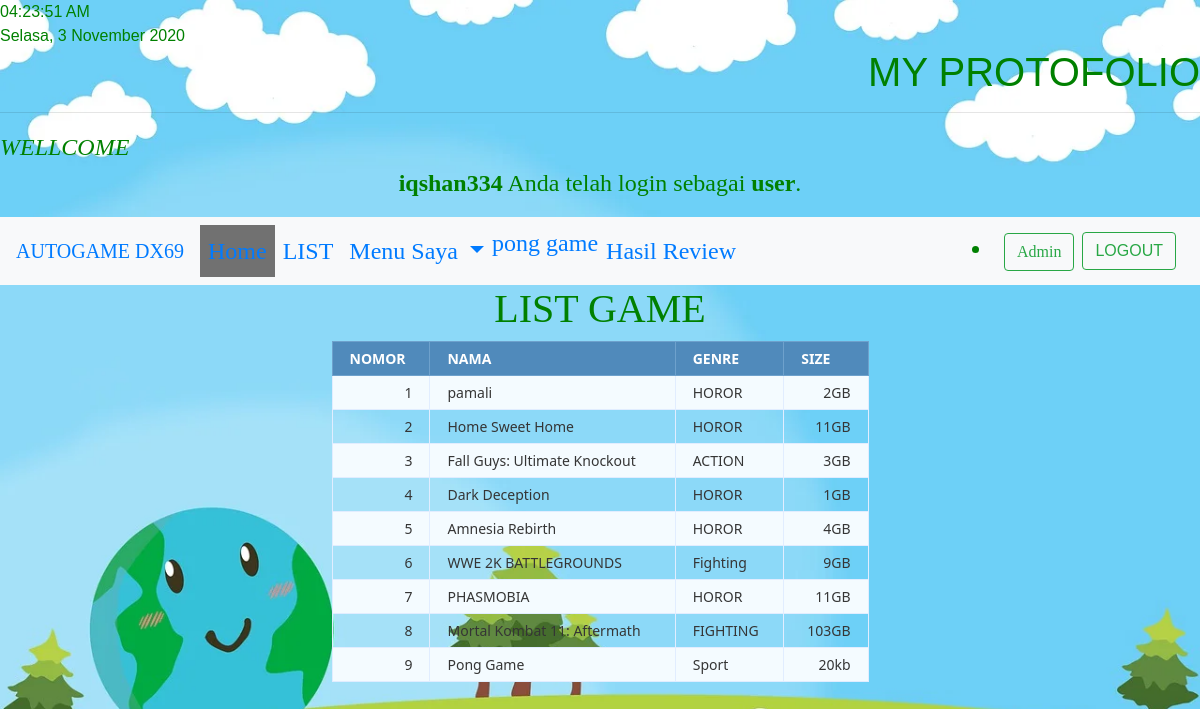
/uts/list.php (signed in), run on the app's committed database.
### tables this page shows
CREATE TABLE `list` (
  `nomor` int(11) NOT NULL,
  `nama` varchar(250) NOT NULL,
  `genre` varchar(250) NOT NULL,
  `size` varchar(250) NOT NULL
);

### uts/list.php (the view, shortened to what this page needs)
<?php
$db_host = 'localhost';
$db_user = 'root';
$db_pass = '';
$db_name = 'user_level';
$conn = mysqli_connect($db_host, $db_user, $db_pass, $db_name);
$sql = 'SELECT *
    FROM list';
$query = mysqli_query($conn, $sql);
?>
<html>
<head>
</head>
<body>
<!DOCTYPE html>
<html>
<head>
  <link rel="stylesheet" href="https://maxcdn.bootstrapcdn.com/bootstrap/4.3.1/css/bootstrap.min.css">
</head>
<body>
<font face=arial size=3 color=green>
  <div id="clock"></div>
<h1 class="right">MY Protofolio</h1>
</font>
  <hr>
  <font face=arial size=3 color=green>
      <font face=calibri size=5>
<i><marquee scrollamount=15>WELLCOME</marquee></i>
</head>
</head>
<body>
  <center>
 <b><?php echo $_SESSION['username']; ?></b> Anda telah login sebagai <b><?php echo $_SESSION['level']; ?></b>.</p></center>
<nav class="navbar navbar-expand-lg navbar-drack bg-light" >
    <a class="navbar-brand" href="https://www.youtube.com/channel/UCEfdKbD-NnCbehXOe3np-7w">AUTOGAME DX69</a>
    <div class="collapse navbar-collapse" id="navbarSupportedContent">
      <ul class="navbar-nav mr-auto">
        <li class="nav-item active">
          <a class="nav-link" href="halaman_user.php">Home <span class="sr-only">(current)</span></a>
        </li>
        <li class="nav-item">
          <a class="nav-link" href="list.php">LIST</a>
        <li class="nav-item dropdown">
          <a class="nav-link dropdown-toggle" href="#" id="navbarDropdown" role="button" data-toggle="dropdown" aria-haspopup="true" aria-expanded="false">
            Menu Saya
          </a>
        </li>
        <li class="nav-item">
          <a class="ndropdown-item" href="tetris.php" tabindex="-1" aria-disabled="false">pong game</a>
        </li>
              <li class="nav-item">
          <a class="nav-link" href="hasil.php">Hasil Review</a>
        </li>
      </ul>
          <li class="nav-item">
          <a href="halaman_admin.php"class="btn btn-outline-success mr-2">Admin</a>
        </li>
      <font face=arial size=3 color=green>
  <a href="logout.php"class="btn btn-outline-success mr-2">LOGOUT</a>
    </div>
 </font>
  <h1>list game</h1>
  <table class="data-table">
    <thead>
      <tr>
        <th>nomor</th>
        <th>nama</th>
        <th>genre</th>
        <th>size</th>
      </tr>
    </thead>
    <tbody>
    <?php
    while ($row = mysqli_fetch_array($query))
    {
      echo '<tr>
         <td>'.$row['nomor'].'</td>
          <td>'.$row['nama'].'</td>
          <td>'.$row['genre'].'</td>
         <td>'.$row['size'].'</td>
        </tr>';
    }?>
    </tbody>
  </table>
</body>
</html>

### uts/list.php (style rules this page uses)
body { font-size: 15px; color: #343d44; font-family: "segoe-ui", "open-sans", tahoma, arial; padding: 0; margin: 0; }
table { margin: auto; font-family: "Lucida Sans Unicode", "Lucida Grande", "Segoe Ui"; font-size: 12px; }
h1 { margin: 25px auto 0; text-align: center; text-transform: uppercase; font-size: 17px; }
table td { transition: all .5s; }
.data-table { border-collapse: collapse; font-size: 14px; min-width: 537px; }
.data-table th, .data-table td { border: 1px solid #e1edff; padding: 7px 17px; }
.data-table thead th { background-color: #508abb; color: #FFFFFF; border-color: #6ea1cc !important; text-transform: uppercase; }
.data-table tbody td { color: #353535; }
.data-table tbody td:first-child, .data-table tbody td:nth-child(4), .data-table tbody td:last-child { text-align: right; }
.data-table tbody tr:nth-child(odd) td { background-color: #f4fbff; }
body { background-color: dimgray; }
.right { text-align: right; }
body { background-image:url(anjay246.jpg); background-size:cover; background-attachment: fixed; }
* { box-sizing: border-box; }
body { font-family: Verdana, sans-serif; }
.active { background-color: #717171; }
body { margin: 0; font-family: Arial, Helvetica, sans-serif; }

### data on the page
list: nomor "1", nama "pamali", genre "HOROR", size "2GB"
list: nomor "2", nama "Home Sweet Home", genre "HOROR", size "11GB"
list: nomor "3", nama "Fall Guys: Ultimate Knockout", genre "ACTION", size "3GB"
list: nomor "4", nama "Dark Deception", genre "HOROR", size "1GB"
list: nomor "5", nama "Amnesia Rebirth", genre "HOROR", size "4GB"
list: nomor "6", nama "WWE 2K BATTLEGROUNDS", genre "Fighting", size "9GB"
list: nomor "7", nama "PHASMOBIA", genre "HOROR", size "11GB"
list: nomor "8", nama "Mortal Kombat 11: Aftermath", genre "FIGHTING", size "103GB"
list: nomor "9", nama "Pong Game", genre "Sport", size "20kb"

### other printed values
$_SESSION['username'] "iqshan334"
$_SESSION['level'] "user"
